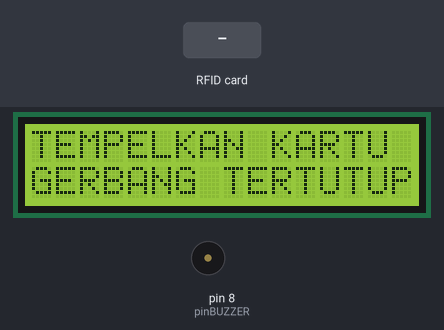
Bench run of a sketch on a simulated Arduino Uno, built with avr-gcc and run on an emulated ATmega328P. On the bench: 16×2 character LCD, buzzer (waves = sounding, pin HIGH). The inputs (shaded band) are chosen by the test bench. Pins used as bus, display or sensor lines are not drawn; what the sketch prints to the serial monitor is not drawn.

Above: at 1.3 s.
1.4 s: RFID card 5E 7A 19 C4 held to the reader
At 1.9 s:
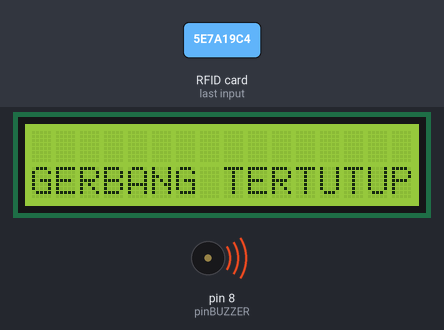
At 2.6 s:
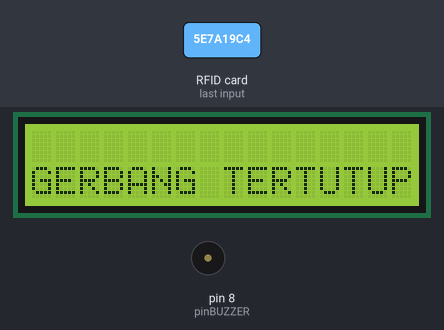
Timing chart, 0 to 4.4 s (numbered marks = the images above; inputs shaded):
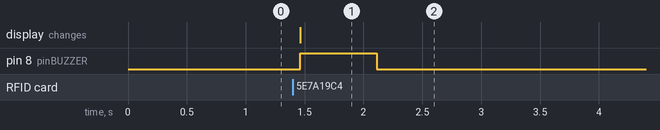

The sketch:

challenge_lcd.ino
```cpp
//Download dan masukan Library MFRC522
#include <SPI.h>
#include <MFRC522.h>
#include <LiquidCrystal_I2C.h>

//Inisialisasi pembuatan variable
LiquidCrystal_I2C lcd(0x27, 16, 2);

String uidString;

//inisialisasi output
int pinBUZZER = 8;
int pinINFRARED = 7;

#define SS_PIN 10
#define RST_PIN 9

MFRC522 mfrc522(SS_PIN, RST_PIN);

void bunyibuzzeroke() {
    digitalWrite(pinBUZZER, HIGH);
    delay(150);
    digitalWrite(pinBUZZER, LOW);
    delay(50);
    digitalWrite(pinBUZZER, HIGH);
    delay(150);
    digitalWrite(pinBUZZER, LOW);
    delay(50);
}
 void bunyibuzzergagal() {
    digitalWrite(pinBUZZER, HIGH);
    delay(650);
    digitalWrite(pinBUZZER, LOW);
    delay(50);
}
 void readRFID() {
    mfrc522.PICC_ReadCardSerial();
    //PEMBATAS BISA DIRUBAH SESUAI KEINGINAN, DISINI YANG DIGUNAKAN "-"
    uidString = String(mfrc522.uid.uidByte[0],HEX) + "-" +
                String(mfrc522.uid.uidByte[1],HEX) + "-" +
                String(mfrc522.uid.uidByte[2],HEX) + "-" +
                String(mfrc522.uid.uidByte[3],HEX);
                uidString.toUpperCase();
 }


void setup() {
 //Menentukan Fungsionalitas dari PIN pada Microcontroller

 Serial.begin(115200);
 SPI.begin();
 lcd.begin();
 mfrc522.PCD_Init();
 pinMode (pinBUZZER, OUTPUT);
 pinMode (pinINFRARED, INPUT);
 lcd.clear();
 lcd.setCursor(0,0); lcd.print("TEMPELKAN KARTU");
 lcd.setCursor(0,1); lcd.print("GERBANG TERTUTUP");

}


void loop() {
  //BACADATA
    if(mfrc522.PICC_IsNewCardPresent()){
    readRFID();
    Serial.print("ID : ");
    Serial.println(uidString);
    if(uidString=="5-8D-4-AE"){
    bunyibuzzeroke();
    lcd.clear();
    lcd.setCursor(4,0); lcd.print("BERHASIL");
    lcd.setCursor(2,1); lcd.print("SILAHKAN MASUK");
    delay(1000);
    lcd.clear();
    lcd.setCursor(0,1); lcd.print("GERBANG TERBUKA");
    while(1){
      int state = digitalRead(pinINFRARED);
      if (state == 1){
      state =1;
      }else {
      lcd.setCursor(0,1); lcd.print("GERBANG TERTUTUP");
      bunyibuzzergagal();
      break;
      }
    }
    }

    else{
   lcd.clear();
   lcd.setCursor(0,0); lcd.print("TIDAK TERDAFTAR");
   lcd.clear();
   lcd.setCursor(0,1); lcd.print("GERBANG TERTUTUP");
    bunyibuzzergagal();
    }

}
}
```

Measured:
- after the input at 1.4 s, pin 8 (pinBUZZER): LOW → HIGH after 0.06 s, → LOW 0.65 s later; the display: changes after 0.06 s (image 1)
